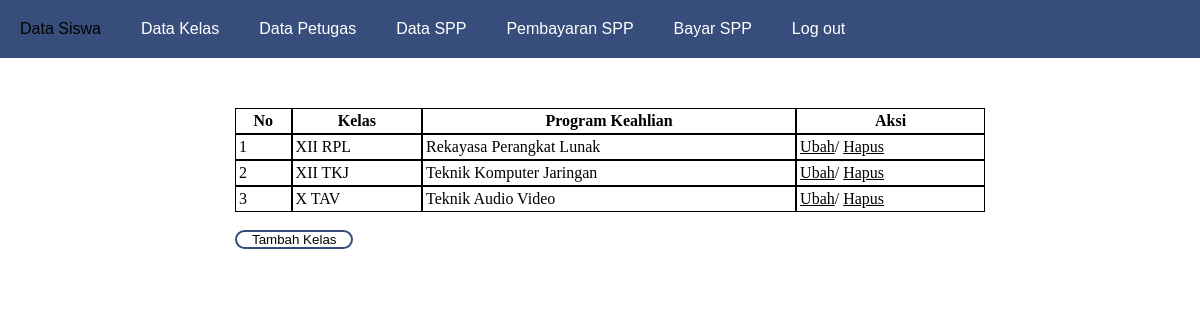
Screenshot of /admin/kelas.php with the database file from the repository.
### tables this page shows
CREATE TABLE `kelas` (
  `id_kelas` int(11) NOT NULL,
  `nama_kelas` varchar(15) DEFAULT NULL,
  `kopetensi_keahlian` varchar(50) DEFAULT NULL
);

### admin/kelas.php (the view, shortened to what this page needs)
<!DOCTYPE html>
<html lang="en">
<head>
    <link rel="stylesheet" href="https://cdnjs.cloudflare.com/ajax/libs/font-awesome/4.7.0/css/font-awesome.min.css">
    <link rel="stylesheet" href="style.css">
</head>
<body>
    <?php
    include "headeradm.php";
    ?>
    <br>
    <table>
        <tr>
            <th>No</th>
            <th>Kelas</th>
            <th>Program Keahlian</th>
            <th>Aksi</th>
        </tr>
        <?php
        include "../koneksi.php";
        $qry = mysqli_query($conn, "SELECT * FROM kelas");
        $nomor = 1;
        while($data = mysqli_fetch_array($qry)){
        ?>
        <tr>
            <td><?= $nomor++ ?></td>
            <td><?= $data['nama_kelas']?></td>
            <td><?=  $data['kopetensi_keahlian'] ?></td>
            <td>
                <a href="edit_kelas.php?id=<?=$data['id_kelas']?>">Ubah</a>/
                <a href="hapus_kelas.php?id=<?=$data['id_kelas']?>">Hapus</a>
            </td>
        </tr>
        <?php } ?>
    </table>
    <br>
    <div class="plus">
    <a href="tambah_kelas.php"><button class="button1" >Tambah Kelas</button></a>
    </div>
</body>
</html>

### admin/style.css (style rules this page uses)
body { cursor: url('../img/too386.cur'), auto !important; }
table tr td, th { border: 1px solid black; padding: 3px; }
table { border-spacing: 0; padding-top: 50px; margin-left: 235px; width: 900px; }
table tr td a { color: black; }
.plus { margin-left: 235px; }
.button1 { background-color: white; color: black; border: 2px solid #374e7c; border-radius: 100px ; padding-left: 15px; padding-right: 15px; }

### admin/header.css (style rules this page uses)
*,html, body { margin: 0; padding: 0; cursor: url('../img/too386.cur'), auto !important; }

### admin/kelas.php (style rules this page uses)
table { margin-left: 235px; width : 750px; }

### rows the page displays
kelas: nama_kelas "XII RPL", kopetensi_keahlian "Rekayasa Perangkat Lunak"
kelas: nama_kelas "XII TKJ", kopetensi_keahlian "Teknik Komputer Jaringan"
kelas: nama_kelas "X TAV", kopetensi_keahlian "Teknik Audio Video"
